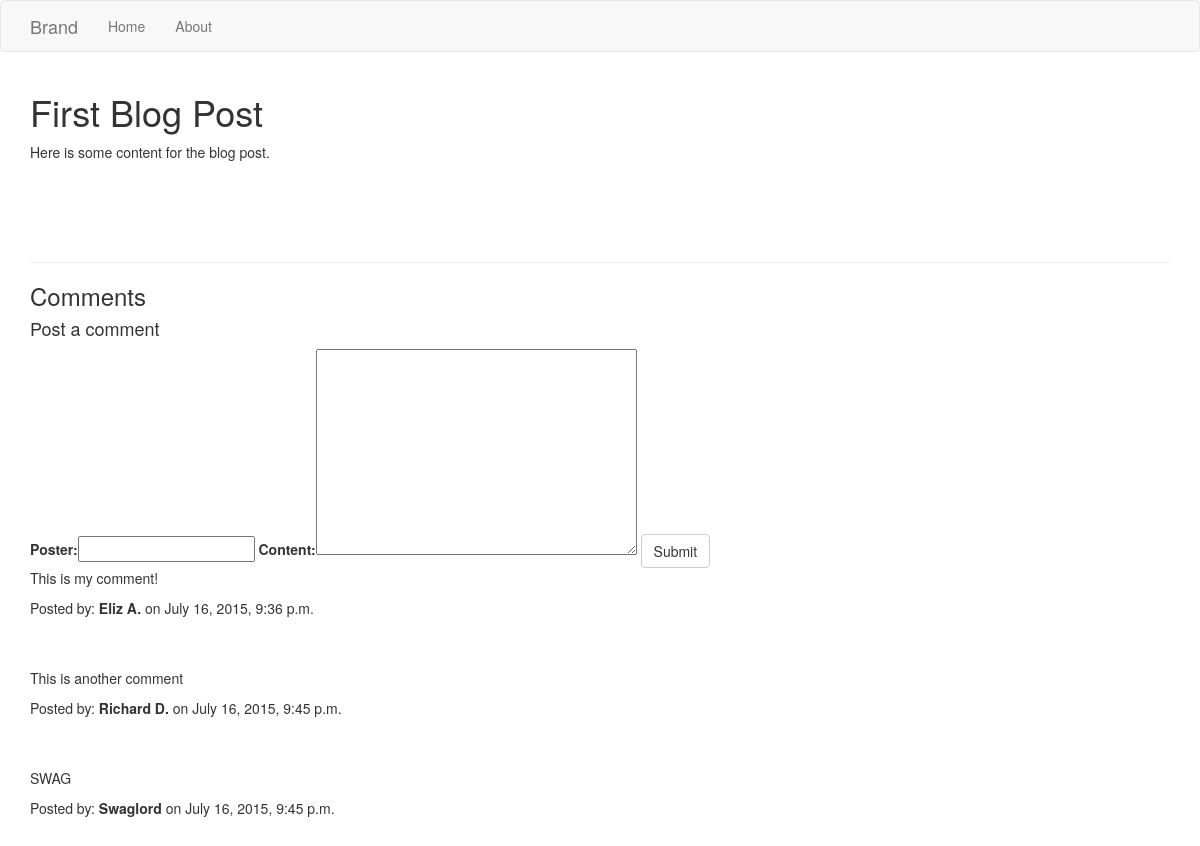
Page /blog/1/ on the committed database.
### blog/models.py (models this page shows, shortened)
class Article(models.Model):
  title = models.CharField(max_length=255)
  content = models.TextField()
  created_at = models.DateTimeField(auto_now_add=True)

class Comment(models.Model):
  content = models.TextField()
  posted_at = models.DateTimeField(auto_now_add=True)
  article = models.ForeignKey(Article)
  poster = models.CharField(max_length=32)

### blog/views.py (the view)
# urls.py: url(r'(?P<pk>\d+)/$', views.blog_detail, name='blog_detail'),
def blog_detail(request, pk):
  if request.method == 'POST':
    form = CommentForm(request.POST)
    if form.is_valid():
      comment = form.save(commit=False)
      comment.article_id = pk
      comment.save()
      return HttpResponseRedirect('/blog/%s' % pk)
  else:
    form = CommentForm()
  article = get_object_or_404(Article, pk=pk)
  comments = Comment.objects.filter(article_id=pk)
  return render(request, 'blog/blog_detail.html', {
    'article': article,
    'comments': comments,
    'form': form,
  })

### blog/forms.py
class CommentForm(forms.ModelForm):
  class Meta:
    model = Comment
    fields = ('poster', 'content')
    exclude = ('article',)

### blog/templates/blog/blog_detail.html (shortened to what this page needs)
{% extends 'layout.html' %}
{% block content %}
<div class="container">
  <div id="article">
    <h1>{{ article.title }}</h1>
    <p>{{ article.content }}</p>
  </div>
  <hr>
  <div id="comments">
    <h3>Comments</h3>
    <h4>Post a comment</h4>
    <form method="post">
      {{ form }}
      <input type="submit" value="Submit" class="btn btn-default">
    </form>
    {% for comment in comments %}
     <p>{{ comment.content }}</p>
     <p>Posted by: <strong>{{ comment.poster }}</strong> on {{ comment.posted_at }}</p>
     <br><br>
    {% endfor %}
  </div>
</div>
{% endblock %}

### assets/css/style.css (style rules this page uses)
#article { margin-bottom: 100px; }

### rows in the picture
Article: title "First Blog Post", content "Here is some content for the blog post."
Comment: content "This is my comment!", poster "Eliz A.", posted_at "July 16, 2015, 9:36 p.m."
Comment: content "This is another comment", poster "Richard D.", posted_at "July 16, 2015, 9:45 p.m."
Comment: content "SWAG", poster "Swaglord", posted_at "July 16, 2015, 9:45 p.m."
